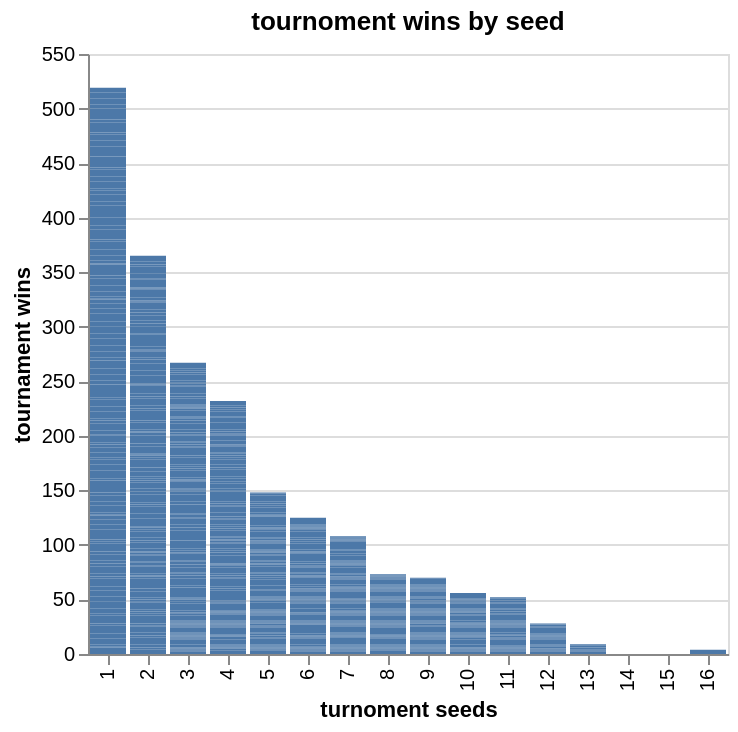

Write notebook code for a chart like this one.
### Markdown cell above
Visualization 1: %%% EDIT THIS MARKDOWN CELL%%%

### Code cell
viz1 = alt.Chart(tidy_data).transform_filter('datum.seed > 0' #used ai to help remove seed zero
).mark_bar().encode(
    alt.X('seed:O',  title= "turnoment seeds"),
    alt.Y("tourney_wins", title= "tournament wins")
).properties(title="tournoment wins by seed ")
viz1

### Figure 1 — Vega-Lite specification as saved in the notebook (floating-point values rounded to 4 significant figures; data arrays with more than 128 entries replaced by an {"elided": "..."} marker saying what was removed)
{"config": {"view": {"continuousWidth": 300, "continuousHeight": 300}}, "data": {"name": "data-8bb4810f0a0d8b55582dbc3a8d737f62"}, "mark": {"type": "bar"}, "encoding": {"x": {"field": "seed", "title": "turnoment seeds", "type": "ordinal"}, "y": {"field": "tourney_wins", "title": "tournament wins", "type": "quantitative"}}, "title": "tournoment wins by seed ", "transform": [{"filter": "datum.seed > 0"}], "$schema": "https://vega.github.io/schema/vega-lite/v5.20.1.json", "datasets": {"data-8bb4810f0a0d8b55582dbc3a8d737f62": {"elided": "2092 records"}}}
